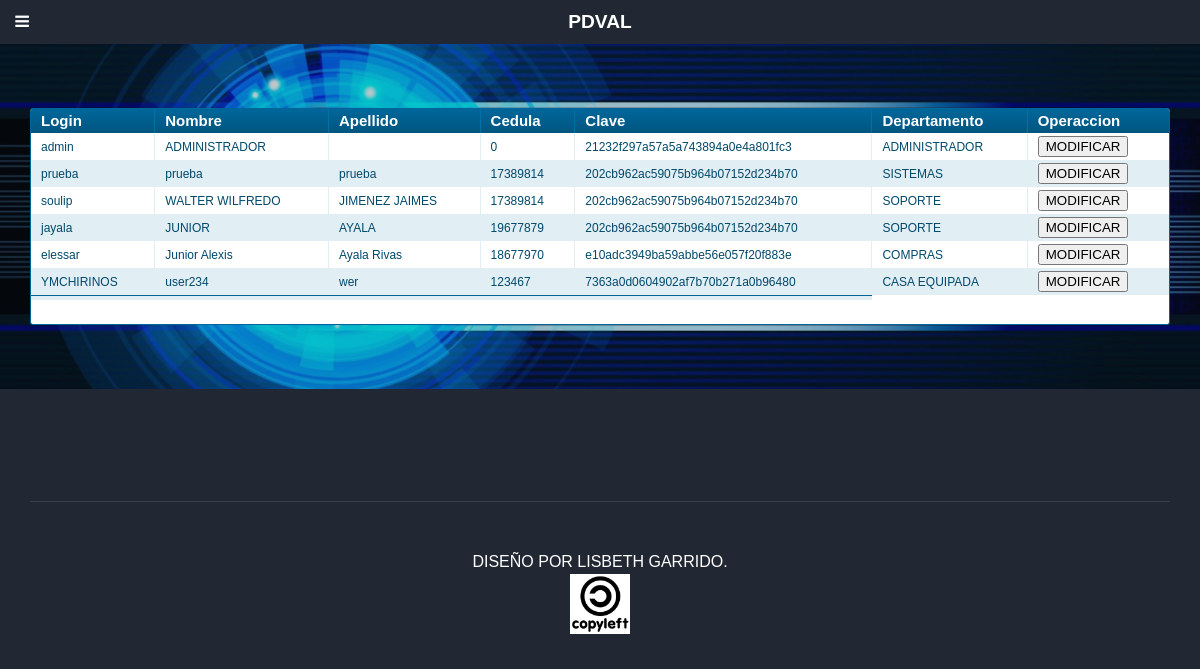
Before: /registrar.php with the older database file.
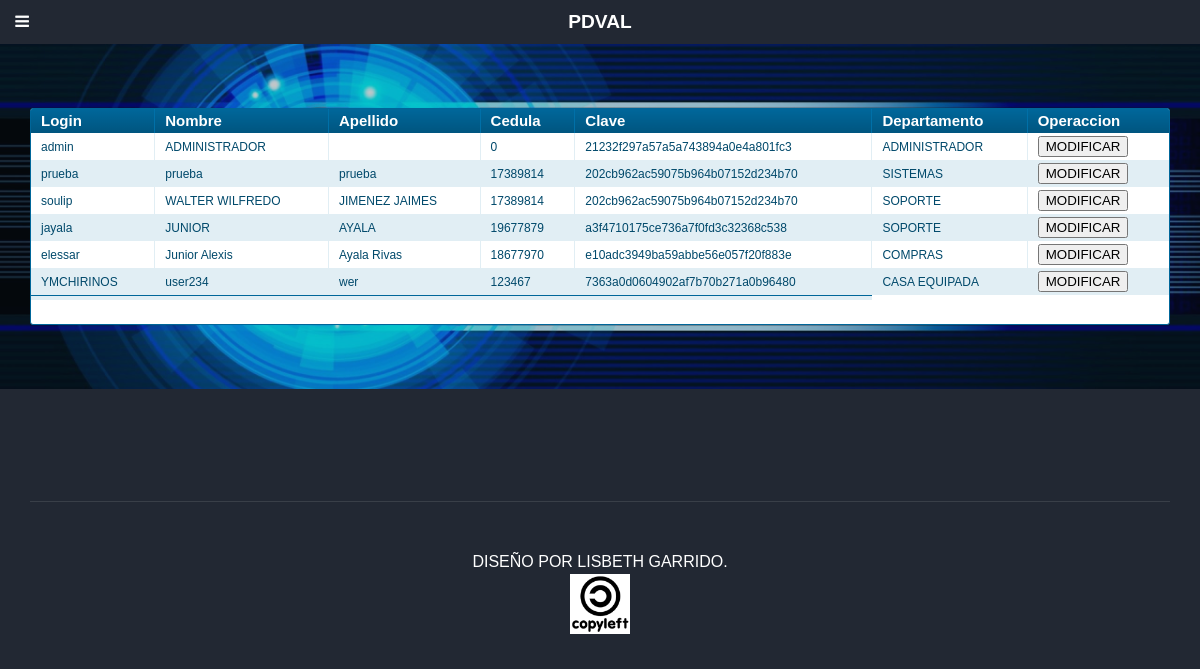
After: the same page with the newer database file.
### tables this page shows
CREATE TABLE IF NOT EXISTS `usuarios` (
  `id` int(11) NOT NULL AUTO_INCREMENT,
  `login` varchar(255) NOT NULL,
  `nombres` varchar(255) NOT NULL,
  `apellidos` varchar(255) NOT NULL,
  `cedula` int(11) NOT NULL,
  `cod_dep` varchar(255) NOT NULL,
  `clave` varchar(255) NOT NULL,
  `telefono` varchar(15) NOT NULL,
  `direccion` varchar(50) NOT NULL,
  `id_tipo` int(11) NOT NULL,
  PRIMARY KEY (`id`),
  KEY `id_tipo` (`id_tipo`)
);

CREATE TABLE IF NOT EXISTS `departamentos` (
  `id` bigint(20) unsigned NOT NULL AUTO_INCREMENT,
  `id_departamento` varchar(255) NOT NULL,
  `descripcion` varchar(255) NOT NULL,
  PRIMARY KEY (`id_departamento`),
  UNIQUE KEY `id` (`id`),
  KEY `id_departamento` (`id_departamento`)
);

### include/clase_db_init.php (called while the page is built, shortened)
<?php
 class MySQL{
  private $conexion; private $total_consultas;
  public function MySQL(){
    if(!isset($this->conexion)){
      $this->conexion = (mysqli_connect("localhost","root",""))
        or die(mysql_error());
      $db="soporte";
    $bd1="Error al conectar a la base de datos, Consultar al Administrador";
      mysqli_select_db($this->conexion,$db) or die($bd1);
    }
  }
  public function consulta($consulta){
    $resultado = mysqli_query($this->conexion,$consulta);
    return $resultado;
  }
  public function fetch_array($consulta){
   return mysqli_fetch_array($consulta);
  }
}?>

### registrar_usuario.php (the view, shortened to what this page needs)
<link rel="stylesheet" type="text/css" href="css/tabla_solicitud.css" media="screen" />
<div class="datagrid"><table>
<thead>
     <tr><th>Login</th><th>Nombre</th><th>Apellido</th><th>Cedula</th><th>Clave</th><th>Departamento</th><th>Operaccion</th></tr>
</thead>
<tfoot>
    <tr><td colspan="5">
            <div id="paging">
            </div>
    </tr></tfoot>
<tbody>
<?php
$estatus=new MySQL();
$consulta=$estatus->consulta("select a.id, a.login, a.clave, a.nombres, a.apellidos, a.cedula, b.descripcion from usuarios as a, departamentos as b where a.cod_dep=b.id_departamento");
$contar=0;
if($_SESSION['departamento']!=0){
echo "<script language='javascript'> alert('No tiene Los Privilegios Para Ingresar a Este Sitio');"
    . " window.location.href = 'empezar.php';"
        . "</script>";
}
else{
    while($fila=$estatus->fetch_array($consulta)){
                    if($contar%2==0)
            echo"            <tr>";else echo"<tr class='alt'>";
            echo"
        <td>".utf8_encode($fila['login'])."</td><td>".$fila['nombres']."</td><td>".$fila['apellidos']."</td><td>".$fila['cedula']."</td>"
                    . ""
                    . "<td>".$fila['clave']."</td><td>".$fila['descripcion']."</td>
                    <td><button id=actuar nombre=actuar value=".$fila['id']." onclick='modificar(this.value)'>MODIFICAR</button>
                    </td></tr>
                 ";
$contar++;} echo "</form>";
}
                    ?>
</tbody>
</table></div>

Changed rows visible on the page:
changed usuarios "jayala": clave "202cb962ac59075b964b07152d234b70" → "a3f4710175ce736a7f0fd3c32368c538"
